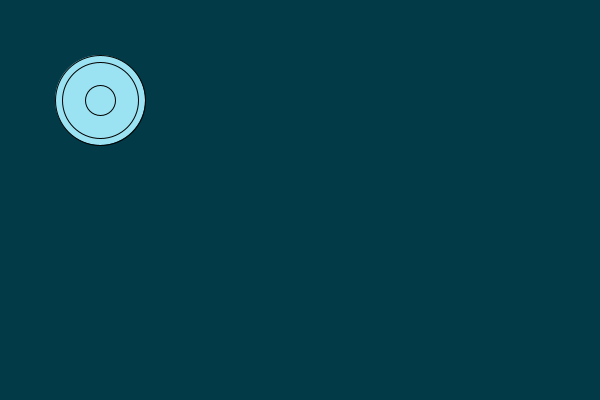
Frame 1 (no input)
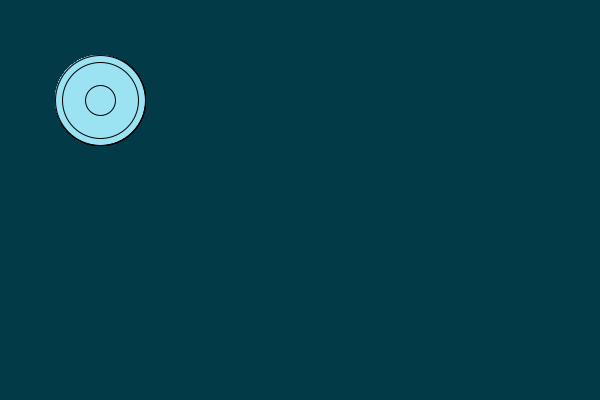
Frame 60 (the mouse pressed at the canvas centre just before this capture)
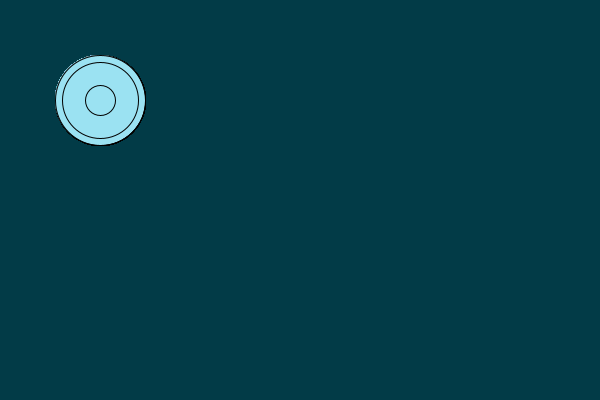
Frame 120 (the mouse held since frame 60 and released just before this capture)

The Processing sketch that drew these frames (run headless with seeded random() and noise(); from frame 60 on, the mouse is pressed at the canvas centre):

// Processing sketch: array2
// ── array2.pde
void setup() {
   size(600, 400);
   background(2, 59, 71);
   fill(155, 226, 242);
   noStroke();
}

void draw() {
   int [] diameters = { 30, 50, 90, 20, 44, 76, 22, 30 };
   stroke(0);
   for (int i=0; i<8; i++) {
      ellipse(100, 100, diameters[i], diameters[i]);
   }
}
